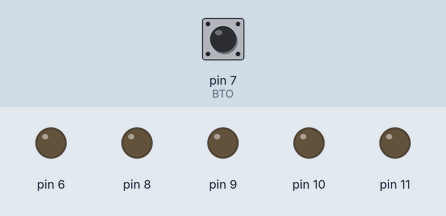
Recording of a sketch running on a simulated Arduino Uno, built with avr-gcc and run on an emulated ATmega328P. On the bench: output pins drawn as LEDs (lit = HIGH). The inputs (shaded band) are chosen by the test bench; at power-on: pin 7 (BTO) HIGH.

Above: at 1.8 s.
1.9 s: pin 7 (BTO) pulled LOW for 3.2 s
At 5.6 s:
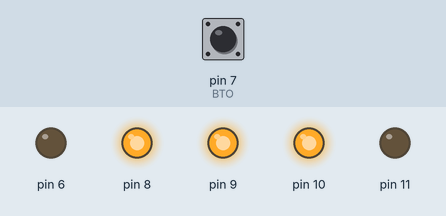
6.6 s: pin 7 (BTO) pulled LOW for 0.6 s
At 8.3 s:
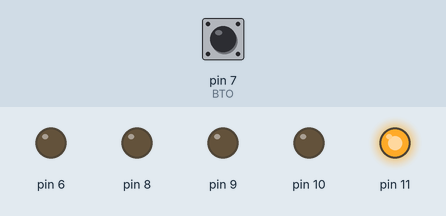
8.7 s: pin 7 (BTO) pulled LOW for 1 s
At 10.2 s:
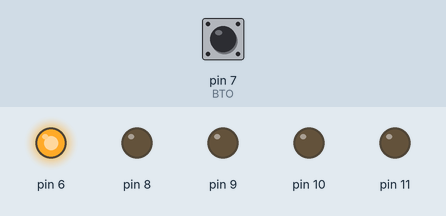
11.2 s: pin 7 (BTO) pulled LOW for 0.6 s
At 11.8 s:
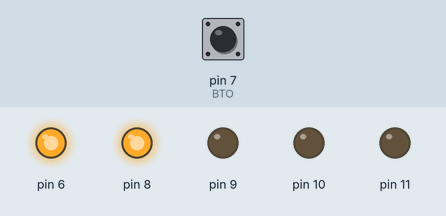
13.3 s: pin 7 (BTO) pulled LOW for 0.6 s
At 14.5 s:
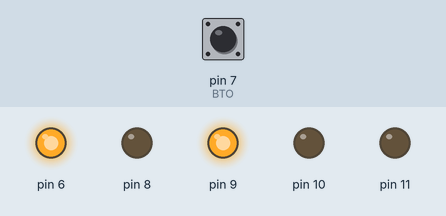
15.4 s: pin 7 (BTO) pulled LOW for 1 s
At 16.4 s:
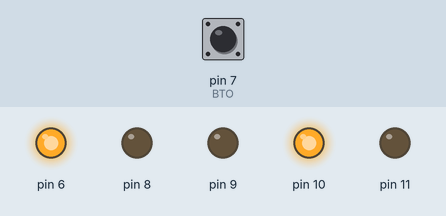
Timing chart, 0 to 18.4 s (numbered marks = the images above; inputs shaded):
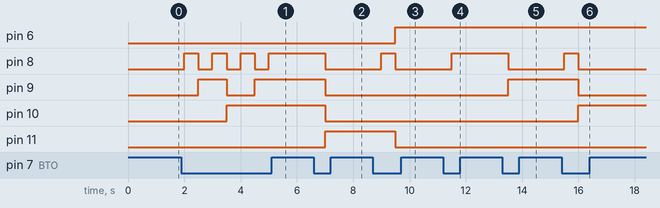

The sketch:

7sgmentos.ino
```cpp
#define BTO 7

byte cont = 0;
bool display = false;

void setup() {
  pinMode(8, OUTPUT);
  pinMode(9, OUTPUT);
  pinMode(10, OUTPUT);
  pinMode(11, OUTPUT);

  pinMode(BTO, INPUT_PULLUP);

  pinMode(6, OUTPUT);
  digitalWrite(6,LOW);
}

void loop() {


	if(!digitalRead(BTO)){

		if(++cont > 9){
			cont = 0;
			display = !display;
			digitalWrite(6,display);
		}
		PORTB = cont;

	}

  delay(500);
}
```

Measured:
- after the input at 1.9 s, pin 8: alternates HIGH for 0.50 s and LOW for 0.50 s, 7 changes in all, then stays HIGH, starting after 0.10 s; pin 9: LOW → HIGH after 0.60 s, → LOW 1.0 s later, → HIGH 1.0 s later; pin 10: LOW → HIGH after 1.6 s
- after the input at 6.6 s, pin 8–10: HIGH → LOW after 0.40 s; pin 11: LOW → HIGH after 0.40 s
- after the input at 8.7 s, pin 6: LOW → HIGH after 0.80 s; pin 8: LOW → HIGH after 0.30 s, → LOW 0.50 s later; pin 11: HIGH → LOW after 0.80 s
- after the input at 11.2 s, pin 8: LOW → HIGH after 0.30 s
- after the input at 13.3 s, pin 8: HIGH → LOW after 0.20 s; pin 9: LOW → HIGH after 0.20 s
- after the input at 15.4 s, pin 8: LOW → HIGH after 0.10 s, → LOW 0.50 s later; pin 9: HIGH → LOW after 0.60 s; pin 10: LOW → HIGH after 0.60 s
